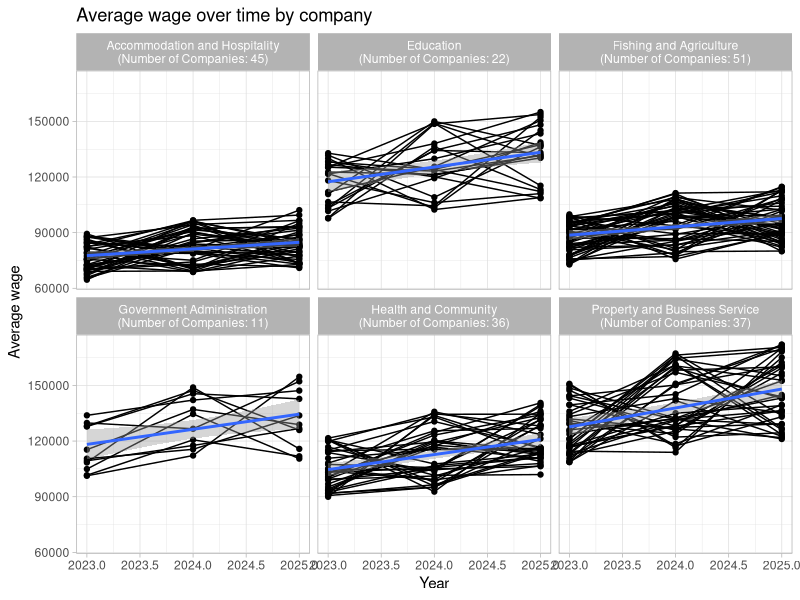
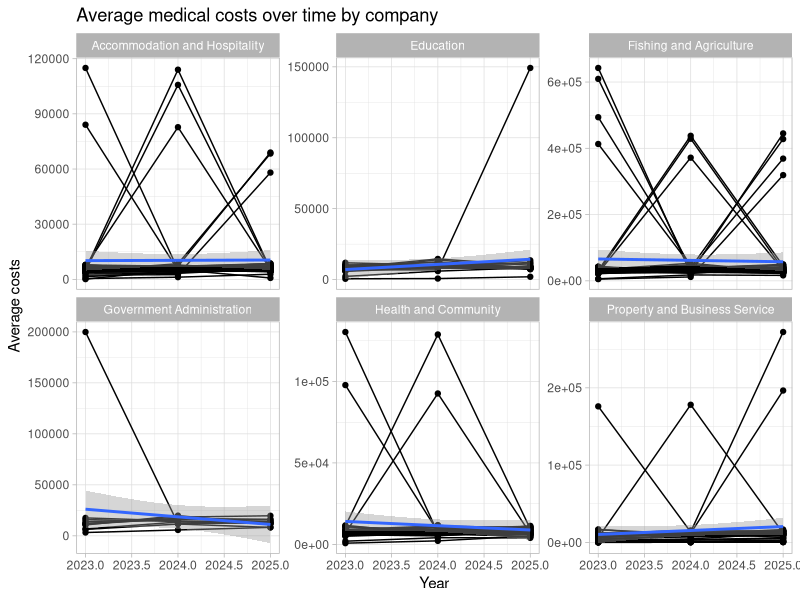
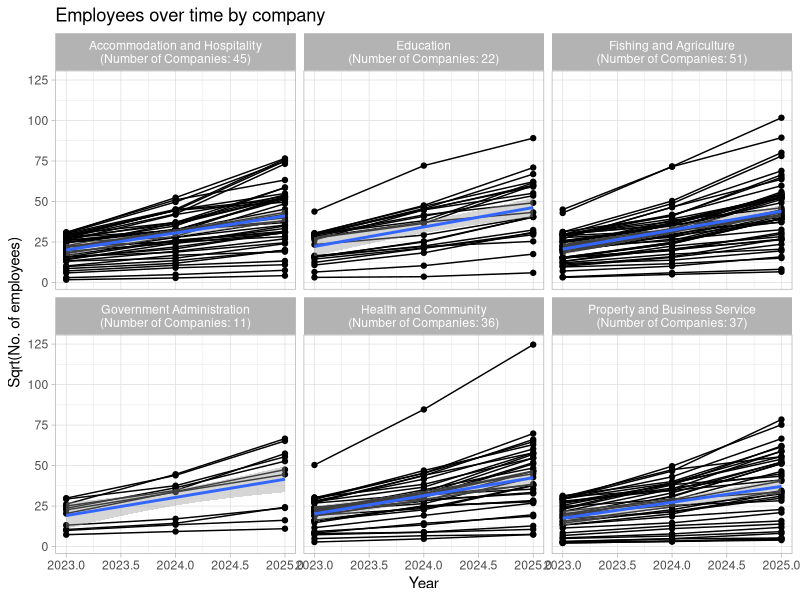
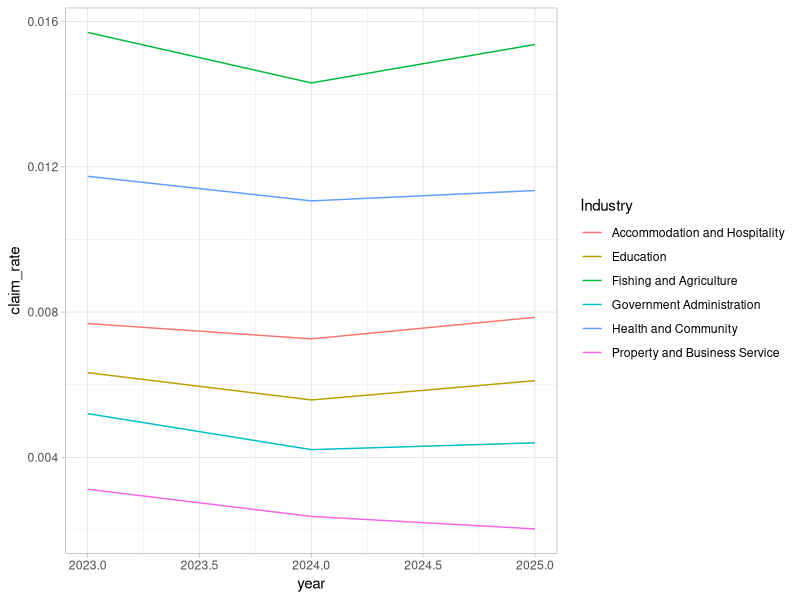
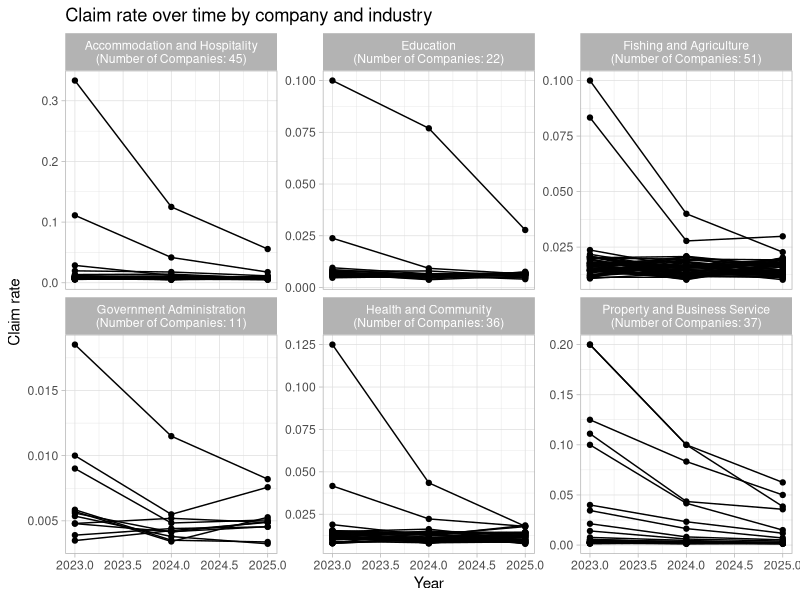
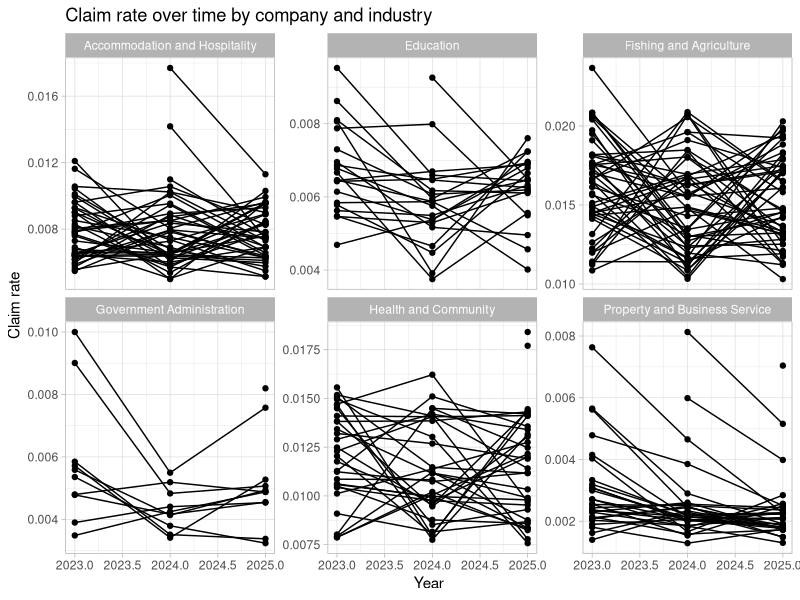
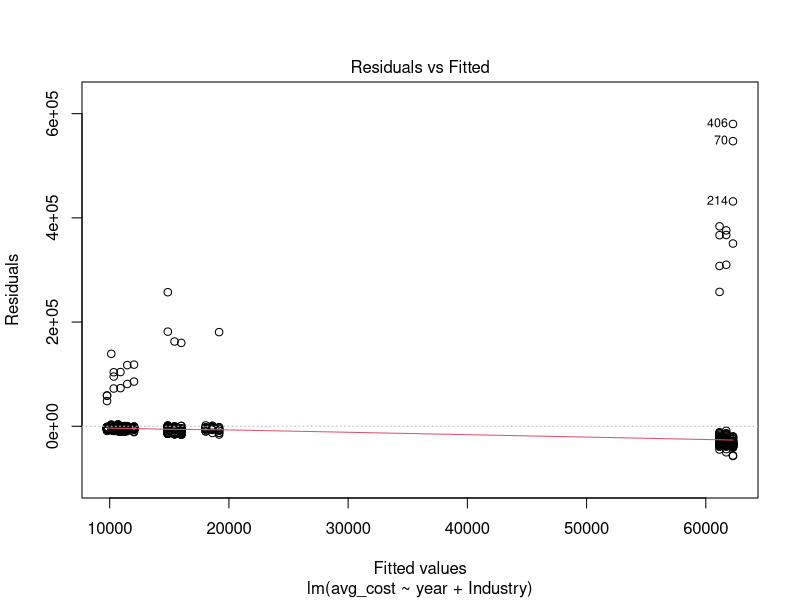
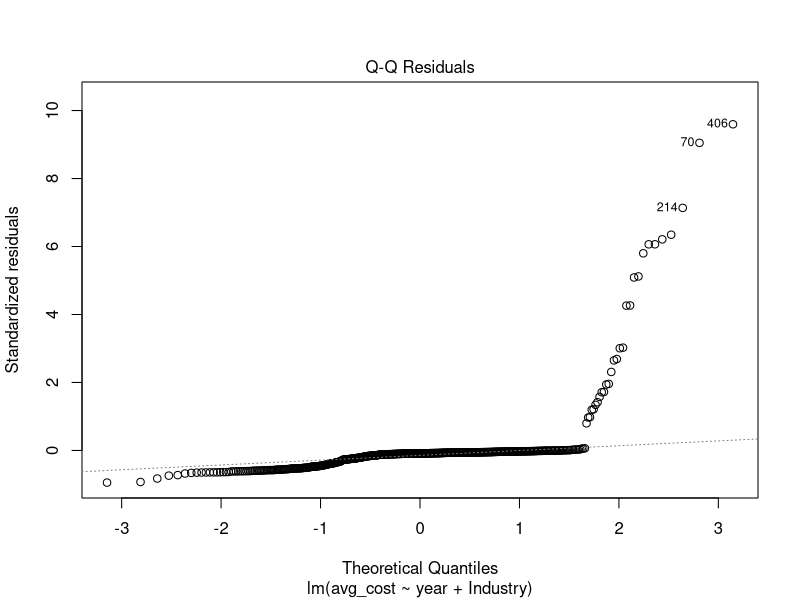

Write the R code that produced these figures, in order.
library(tidyverse)
library(readxl)
data <- read_excel("2025 Case Comp Data CLEAN.xlsx")
view(data)
wage_table <- data %>% 
  mutate(
   avg_wage_2023 = `2023 wages` / `Number of employees 2023`,
   avg_wage_2024 = `2024 wages` / `Number of employees 2024`,
   avg_wage_2025 = `2025 wages` / `Number of employees 2025`
  ) %>% 
  select(`Company ID`, Industry, `2023` = avg_wage_2023, `2024` = avg_wage_2024, `2025` = avg_wage_2025) %>% 
  pivot_longer(cols = 3:5, names_to = "year", values_to = "avg_wage") %>%
  mutate(year = as.numeric(year))

cost_table <- data %>% 
  mutate(
    avg_costs_2023 = `2023 medical costs` / `2023 number of claims`,
    avg_costs_2024 = `2024 medical costs` / `2024 number of claims`,
    avg_costs_2025 = `2025 medical costs` / `2025 number of claims`
  ) %>% 
  select(`Company ID`, Industry, `2023` = avg_costs_2023, `2024` = avg_costs_2024, `2025` = avg_costs_2025) %>% 
  pivot_longer(cols = 3:5, names_to = "year", values_to = "avg_cost") %>%
  mutate(year = as.numeric(year))

employees_table <- data %>% 
  select(`Company ID`, Industry, `2023` = `Number of employees 2023`, `2024` = `Number of employees 2024`, `2025` = `Number of employees 2025`) %>% 
  pivot_longer(cols = 3:5, names_to = "year", values_to = "employees") %>%
  mutate(year = as.numeric(year))

prepped_data <- full_join(wage_table, cost_table) %>%
  full_join(employees_table)

# make a quick visualisation
company_counts <- prepped_data %>%
  group_by(Industry) %>%
  summarise(n_companies = n_distinct(`Company ID`))

avg_wage_plot <- ggplot(prepped_data, aes(x = year, y = avg_wage)) +
  geom_line(aes(group = `Company ID`)) +
  geom_point(aes(group = `Company ID`)) +
  labs(
    title = "Average wage over time by company",
    x = "Year",
    y = "Average wage"
  ) +
  geom_smooth(method = "lm") +
  facet_wrap(~Industry, labeller = labeller(Industry = function(x) {
    paste0(x, "\n(Number of Companies: ", company_counts$n_companies[match(x, company_counts$Industry)], ")")
  })) +
  theme_light()
avg_wage_plot
# looks like regression split by industry will be appropriate. fairly linear trends and in relatively close bands amongst each industry. No huge outliers anywhere

avg_cost_plot <- ggplot(prepped_data, aes(x = year, y = avg_cost)) +
  geom_line(aes(group = `Company ID`)) +
  geom_point(aes(group = `Company ID`)) +
  labs(
    title = "Average medical costs over time by company",
    x = "Year",
    y = "Average costs"
  ) +
  facet_wrap(~Industry, scale = "free_y") +
  theme_light() +
  geom_smooth(method = "lm")
avg_cost_plot
# possibly don't want to split these by industry, they seem similar cost no matter the industry. occasional large outliers indicating regression may be a poor choice. possibly just use a flat line model and then incorporate occasional outliers at a much higher cost (also fishing and agriculture has lots of incidents it seems)

employees_plot <- prepped_data %>% 
  ggplot(aes(x = year, y = sqrt(employees))) +
  geom_line(aes(group = `Company ID`)) +
  geom_point(aes(group = `Company ID`)) +
  labs(
    title = "Employees over time by company",
    x = "Year",
    y = "Sqrt(No. of employees)"
  ) +
  stat_smooth(method = "lm", formula = y ~ x ) +
  facet_wrap(~Industry, labeller = labeller(Industry = function(x) {
    paste0(x, "\n(Number of Companies: ", company_counts$n_companies[match(x, company_counts$Industry)], ")")
  })) +
  theme_light()
employees_plot  



claims_table <- data %>% 
  select(`Company ID`, Industry, `2023` = `2023 number of claims`, `2024` = `2024 number of claims`, `2025` = `2025 number of claims`) %>% 
  pivot_longer(cols = 3:5, names_to = "year", values_to = "claims") %>% 
  mutate(year = as.numeric(year))
claim_data <- full_join(claims_table, employees_table) %>% 
  group_by(Industry, year) %>% 
  summarise(claim_rate = sum(claims)/sum(employees))
claim_data %>% 
  ggplot(aes(x=year, y=claim_rate, colour = Industry)) +
  geom_line() +
  theme_light()
# using a flatline (average of past 3 years) to predict the claims rate
# the graph seems to suggest that Property and Business Service is decreasing but unsure if this will continue in the future. using the flatline might be overestimating.

claim_rate_plot <- full_join(claims_table, employees_table) %>% # a plot by individual companies to show there are minimal outliers - and the ones that are outliers have like 3 employees and had 1 claim. this is why claims were instead looked at on an industry level.
  ggplot(aes(x=year, y=claims/employees)) +
  geom_line(aes(group = `Company ID`)) +
  geom_point(aes(group = `Company ID`)) +
  labs(
    title = "Claim rate over time by company and industry",
    x = "Year",
    y = "Claim rate"
  ) +
  facet_wrap(~Industry, scales = "free_y", labeller = labeller(Industry = function(x) {
    paste0(x, "\n(Number of Companies: ", company_counts$n_companies[match(x, company_counts$Industry)], ")")
  })) +
  theme_light()
claim_rate_plot
# to illustrate that it is basically all small companies, lets remove all companies with less than 100 employees (the 1st decile is 101 employees)
claim_rate_plot_no_small_businesses <- filter(full_join(claims_table, employees_table), employees >= 100) %>% 
  ggplot(aes(x=year, y=claims/employees)) +
  geom_line(aes(group = `Company ID`)) +
  geom_point(aes(group = `Company ID`)) +
  labs(
    title = "Claim rate over time by company and industry",
    x = "Year",
    y = "Claim rate"
  ) +
  facet_wrap(~Industry, scales = "free_y") +
  theme_light()
claim_rate_plot_no_small_businesses

predict_claim_rate <- function(industry) {
  # input an industry and then output an average claim_rate in 2026
  # regression doesn't seem suitable but an average of the 3 years seems appropiate
  claim_data %>% 
    filter(Industry == industry) %>% 
    pull(claim_rate) %>% 
    mean() %>% 
    return()
}
predict_claim_rate("Education")
predict_claim_rate("Accommodation and Hospitality")
predict_claim_rate("Fishing and Agriculture")
predict_claim_rate("Government Administration")
predict_claim_rate("Health and Community")
predict_claim_rate("Property and Business Service")

# what I'm aiming to be able to do
predict_wage <- function(industry, summary = FALSE, assumptions = FALSE) {
  # input an industry and then output an average wage in 2026
  model <- lm(avg_wage ~ year + Industry, data = prepped_data)
  if(summary) {print(summary(model))}
  if(assumptions) {print(plot(model))}
  predict(model, newdata = data.frame(year = 2026, Industry = industry)) %>% 
    return()
}
predict_wage("Education")
predict_wage("Accommodation and Hospitality")
predict_wage("Fishing and Agriculture")
predict_wage("Government Administration")
predict_wage("Health and Community")
predict_wage("Property and Business Service")
# significant model with R^2 of 76% - so pretty good
# the curves in the plot look like they fit well

# --------------------------------------------------------------
predict_cost <- function(industry, summary = TRUE, assumptions = TRUE) {
  # input an industry and then output an average wage in 2026
  model <- lm(avg_cost ~ year + Industry, data = prepped_data)
  if(summary) {print(summary(model))}
  if(assumptions) {print(plot(model))}
  predict(model, newdata = data.frame(year = 2026, Industry = industry)) %>% 
    return()
}
predict_cost("Education") # NOT SIGNIFICANT
predict_cost("Accommodation and Hospitality") # NOT SIGNIFICANT
predict_cost("Fishing and Agriculture") # NOT SIGNIFICANT
predict_cost("Government Administration") # NOT SIGNIFICANT
predict_cost("Health and Community") # NOT SIGNIFICANT
predict_cost("Property and Business Service") # NOT SIGNIFICANT
predict_cost(unique(data$Industry)) # SIGNIFICANT but bad R^2
# --------------------------------------------------------------

employees_by_industry <- prepped_data %>%
  group_by(Industry, year) %>%
  summarise(employees = sum(employees))
employees_by_industry %>%
  ggplot(aes(x=year, y=(employees)^0.5, colour = Industry)) +
  geom_line() +
  theme_light()
predict_employees <- function(industry, summary = TRUE, assumption = TRUE) {
  model <- lm(sqrt(employees) ~ year + Industry, data = employees_by_industry)
  if(summary) {print(summary(model))}
  if(assumption) {print(plot(model))}
  predicted_value <- predict(model, newdata = data.frame(year = 2026, Industry = industry))
  result <- list(model = model, prediction = predicted_value)
  return(result)
}
predict_employees("Education") # 3401.457
predict_employees("Accommodation and Hospitality") # 2667.659
predict_employees("Fishing and Agriculture") # 3108.48
predict_employees("Government Administration") # 2788.309
predict_employees("Health and Community")
predict_employees("Property and Business Service")
# the square root transformation works well. make sure to square the predicted value from the regression to get the actual no. of employees.

# ----
# TODO
# check what happens if i remove the health and community outlier (does it substantially change results?)
# work out what to do with medical costs / no. of claims
  # thinking keep as constant baseline with a certain chance of the larger outliers.